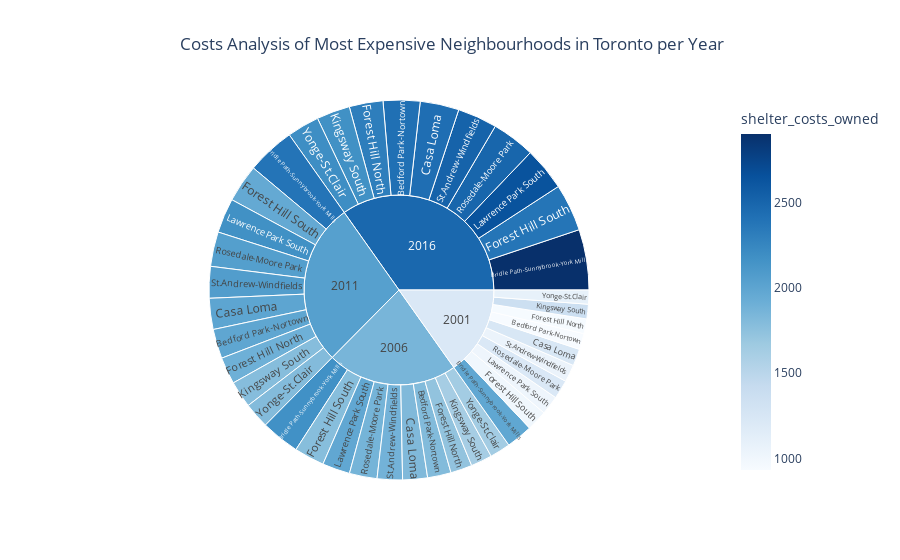

The cell this chart's notebook holds for it:
### Code cell
sunburts_cost_analysis()

### Figure 1 — Plotly figure (JSON) as saved in the notebook; plotly's stock layout.template omitted (floating-point values rounded to 4 significant figures)
{"data": [{"branchvalues": "total", "customdata": [[933], [1808], [1988], [2418], [1983], [2170], [2387], [2903], [1241], [1819], [2001], [2434], [940], [1731], [1904], [2316], [1001], [1781], [1959], [2383], [1362], [1625], [1787], [2173], [1021], [1977], [2174], [2644], [1219], [1868], [2054], [2498], [1055], [1881], [2069], [2516], [1091], [1638], [1802], [2192], [1225.0], [1856.0], [2041.0], [2483.0]], "domain": {"x": [0, 1], "y": [0, 1]}, "hovertemplate": "labels=%{label}<br>average_house_value=%{value}<br>parent=%{parent}<br>id=%{id}<br>shelter_costs_owned=%{color}<extra></extra>", "ids": ["2001/Bedford Park-Nortown", "2006/Bedford Park-Nortown", "2011/Bedford Park-Nortown", "2016/Bedford Park-Nortown", "2001/Bridle Path-Sunnybrook-York Mills", "2006/Bridle Path-Sunnybrook-York Mills", "2011/Bridle Path-Sunnybrook-York Mills", "2016/Bridle Path-Sunnybrook-York Mills", "2001/Casa Loma", "2006/Casa Loma", "2011/Casa Loma", "2016/Casa Loma", "2001/Forest Hill North", "2006/Forest Hill North", "2011/Forest Hill North", "2016/Forest Hill North", "2001/Forest Hill South", "2006/Forest Hill South", "2011/Forest Hill South", "2016/Forest Hill South", "2001/Kingsway South", "2006/Kingsway South", "2011/Kingsway South", "2016/Kingsway South", "2001/Lawrence Park South", "2006/Lawrence Park South", "2011/Lawrence Park South", "2016/Lawrence Park South", "2001/Rosedale-Moore Park", "2006/Rosedale-Moore Park", "2011/Rosedale-Moore Park", "2016/Rosedale-Moore Park", "2001/St.Andrew-Windfields", "2006/St.Andrew-Windfields", "2011/St.Andrew-Windfields", "2016/St.Andrew-Windfields", "2001/Yonge-St.Clair", "2006/Yonge-St.Clair", "2011/Yonge-St.Clair", "2016/Yonge-St.Clair", "2001", "2006", "2011", "2016"], "labels": ["Bedford Park-Nortown", "Bedford Park-Nortown", "Bedford Park-Nortown", "Bedford Park-Nortown", "Bridle Path-Sunnybrook-York Mills", "Bridle Path-Sunnybrook-York Mills", "Bridle Path-Sunnybrook-York Mills", "Bridle Path-Sunnybrook-York Mills", "Casa Loma", "Casa Loma", "Casa Loma", "Casa Loma", "Forest Hill North", "Forest Hill North", "Forest Hill North", "Forest Hill North", "Forest Hill South", "Forest Hill South", "Forest Hill South", "Forest Hill South", "Kingsway South", "Kingsway South", "Kingsway South", "Kingsway South", "Lawrence Park South", "Lawrence Park South", "Lawrence Park South", "Lawrence Park South", "Rosedale-Moore Park", "Rosedale-Moore Park", "Rosedale-Moore Park", "Rosedale-Moore Park", "St.Andrew-Windfields", "St.Andrew-Windfields", "St.Andrew-Windfields", "St.Andrew-Windfields", "Yonge-St.Clair", "Yonge-St.Clair", "Yonge-St.Clair", "Yonge-St.Clair", "2001", "2006", "2011", "2016"], "marker": {"coloraxis": "coloraxis", "colors": [933, 1808, 1988, 2418, 1983, 2170, 2387, 2903, 1241, 1819, 2001, 2434, 940, 1731, 1904, 2316, 1001, 1781, 1959, 2383, 1362, 1625, 1787, 2173, 1021, 1977, 2174, 2644, 1219, 1868, 2054, 2498, 1055, 1881, 2069, 2516, 1091, 1638, 1802, 2192, 1225.0, 1856.0, 2041.0, 2483.0]}, "name": "", "parents": ["2001", "2006", "2011", "2016", "2001", "2006", "2011", "2016", "2001", "2006", "2011", "2016", "2001", "2006", "2011", "2016", "2001", "2006", "2011", "2016", "2001", "2006", "2011", "2016", "2001", "2006", "2011", "2016", "2001", "2006", "2011", "2016", "2001", "2006", "2011", "2016", "2001", "2006", "2011", "2016", "", "", "", ""], "type": "sunburst", "values": [565304, 826963, 1034387, 1295007, 927466, 1356757, 1697067, 2124653, 596077, 871981, 1090696, 1365503, 517466, 756983, 946854, 1185419, 726664, 1063011, 1329642, 1664653, 512334, 749476, 937464, 1173663, 664712, 972384, 1216283, 1522732, 664476, 972039, 1215852, 1522193, 607040, 888017, 1110755, 1390616, 494098, 722799, 904096, 1131888, 6275637, 9180410, 11483096, 14376327]}], "layout": {"autosize": true, "coloraxis": {"colorbar": {"title": {"text": "shelter_costs_owned"}}, "colorscale": [[0, "rgb(247,251,255)"], [0.125, "rgb(222,235,247)"], [0.25, "rgb(198,219,239)"], [0.375, "rgb(158,202,225)"], [0.5, "rgb(107,174,214)"], [0.625, "rgb(66,146,198)"], [0.75, "rgb(33,113,181)"], [0.875, "rgb(8,81,156)"], [1, "rgb(8,48,107)"]]}, "legend": {"tracegroupgap": 0}, "title": {"text": "Costs Analysis of Most Expensive Neighbourhoods in Toronto per Year", "x": 0.2}}}
